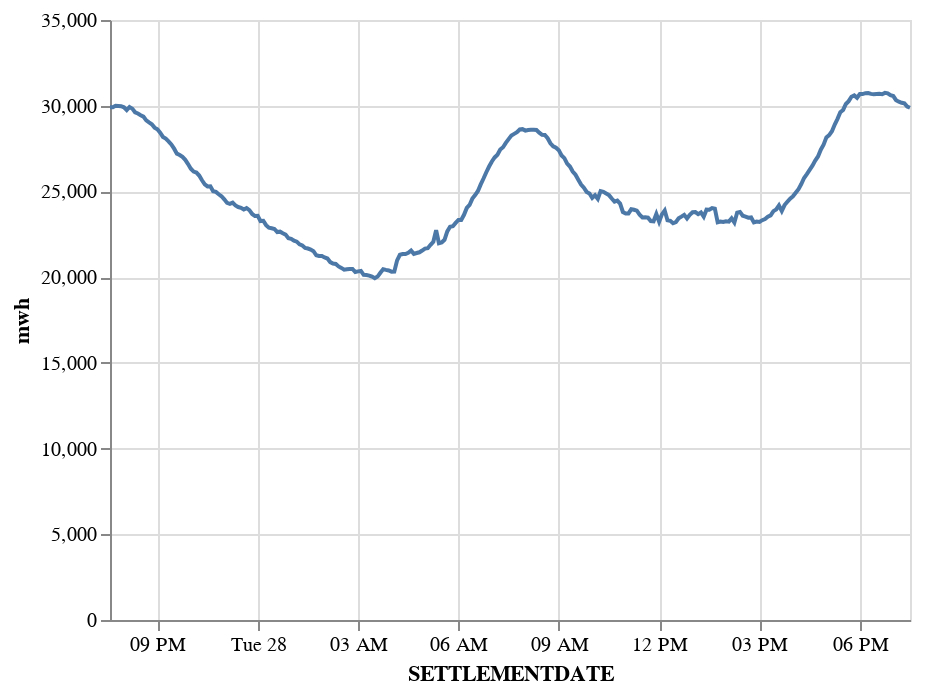

Here is the notebook cell this chart was saved with:
### Code cell
import duckdb 
from deltalake import DeltaTable

# Define the Path to your Delta Table.
table_path = "C:/xxx"
load(table_path)
# Get table as pyarrow table
dt = DeltaTable(table_path).to_pyarrow_table()

# Query arrow table as an ordinary SQL Table.

con = duckdb.connect()
results =con.execute('''
with xx as (Select SETTLEMENTDATE, DUID,MIN(SCADAVALUE) as mwh from  dt group by all)
Select SETTLEMENTDATE, sum(mwh) as mwh from  xx group by all
''').arrow()
results = results.to_pandas()
#print(results)

import altair as alt
alt.Chart(results).mark_line().encode( x='SETTLEMENTDATE:T', y='mwh:Q')

### Figure 1 — Vega-Lite specification as saved in the notebook (floating-point values rounded to 4 significant figures; data arrays with more than 128 entries replaced by an {"elided": "..."} marker saying what was removed)
{"config": {"view": {"continuousWidth": 400, "continuousHeight": 300}}, "data": {"name": "data-240a5f77b01b3e31ee89e7122f42b8f9"}, "mark": "line", "encoding": {"x": {"type": "temporal", "field": "SETTLEMENTDATE"}, "y": {"type": "quantitative", "field": "mwh"}}, "$schema": "https://vega.github.io/schema/vega-lite/v4.8.1.json", "datasets": {"data-240a5f77b01b3e31ee89e7122f42b8f9": {"elided": "288 records"}}}
